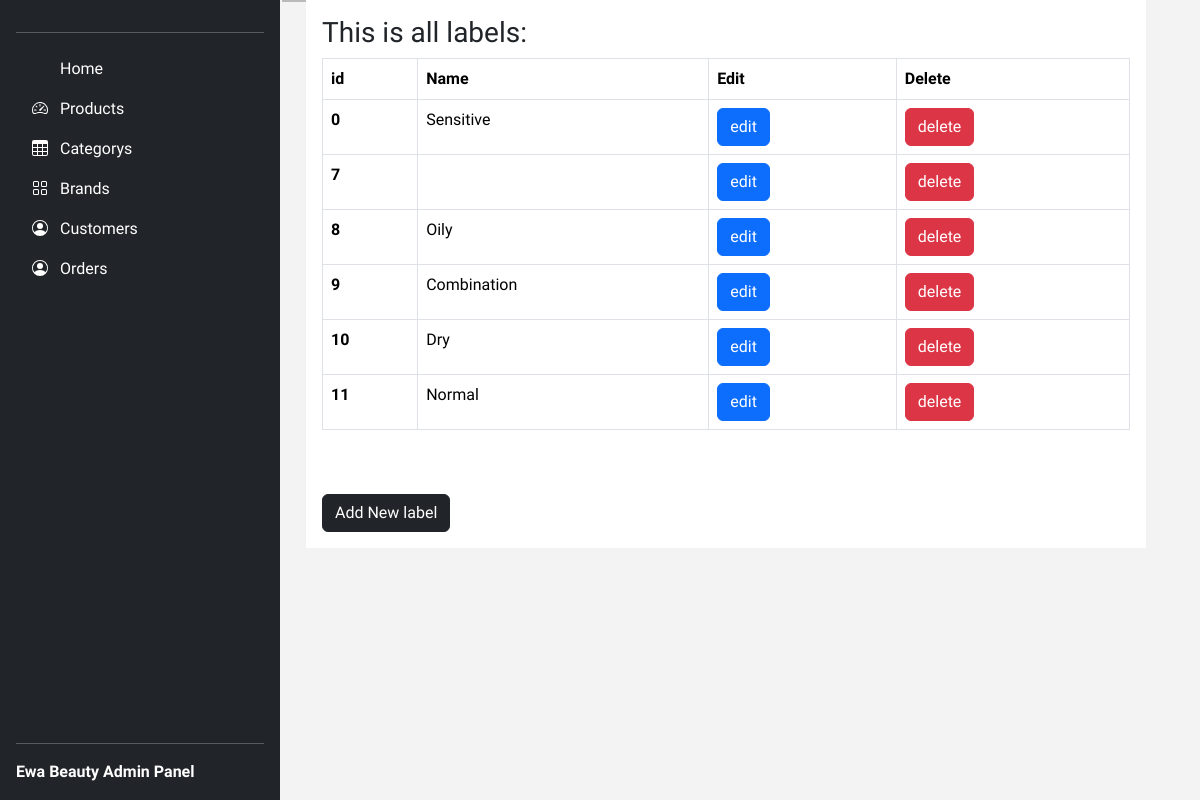
Page /labels (signed in) on the earlier database version.
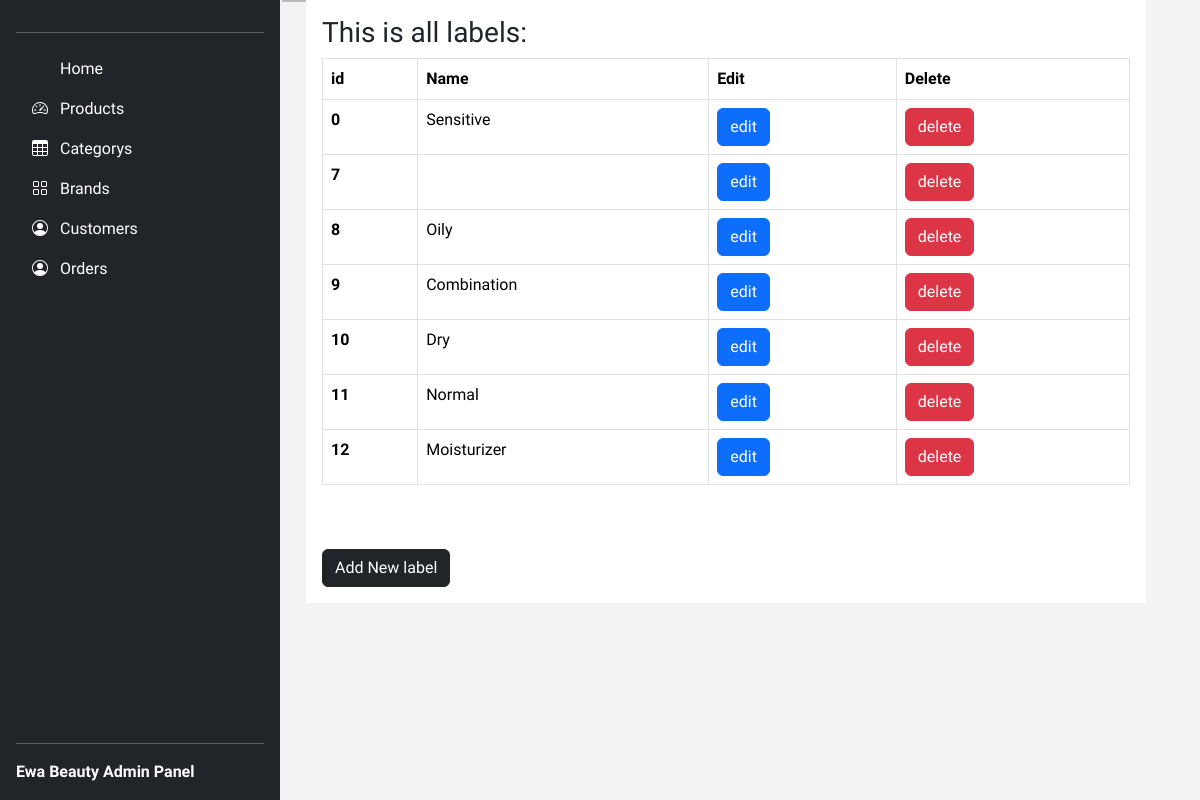
Same page on the later database version.
### beautyHaven/products/models.py (models this page shows)
class Label(db.Model):
    __tablename__ = 'label'
    id = Column(Integer, primary_key=True)
    name = Column(String(30), unique=True, nullable=False)

### beautyHaven/admin/routes.py (the view)
@app.route('/labels')
@login_required_admin
def labels():
    if 'email' not in session:
        flash('Please login first')
        return redirect('login')
    labels = Label.query.all()
    return render_template('/admin/labels.html',labels=labels)

### beautyHaven/admin/routes.py (called while the page is built)
def login_required_admin(f):
    @wraps(f)
    def decorated_function(*args, **kwargs):
        if 'email' not in session:
            flash('Please login first')
            return redirect(url_for('login'))
        user = User.query.filter_by(email=session['email']).first()
        if not user or user.id != 1:
            flash('Access denied. You are not authorized to view this page.')
            return redirect(url_for('index'))
        return f(*args, **kwargs)
    return decorated_function

### beautyHaven/templates/admin/labels.html (shortened to what this page needs)
{% extends 'layout.html' %}
{% block content %}
<h3 class="me-2">This is all labels:  </h3>
<table class="table table-hover  table-bordered  ">
  <thead>
    <tr>
      <th scope="col">id</th>
      <th scope="col">Name</th>
      <th scope="col">Edit</th>
      <th scope="col">Delete</th>
    </tr>
  </thead>
  <tbody>
    {% for label in labels %}
        <tr>
            <th scope="row">{{label.id}}</th>
            <td>{{label.name}}</td>
            <td><a href="" class="btn btn-primary">edit</a></td>
            <td><button type="button" class="btn btn-danger" data-bs-toggle="modal" data-bs-target="#exampleModal-{{label.id}}">
              delete
            </button></td>
        </tr>
    {% endfor %}
  </tbody>
</table>
<button type="button" class="btn btn-dark mt-5"><a href="{{ url_for('addlabel')}}" class="text-white text-decoration-none">Add New label</a></button>
{% endblock content %}

Differences in the rows shown:
added Label: id "12", name "Moisturizer"
